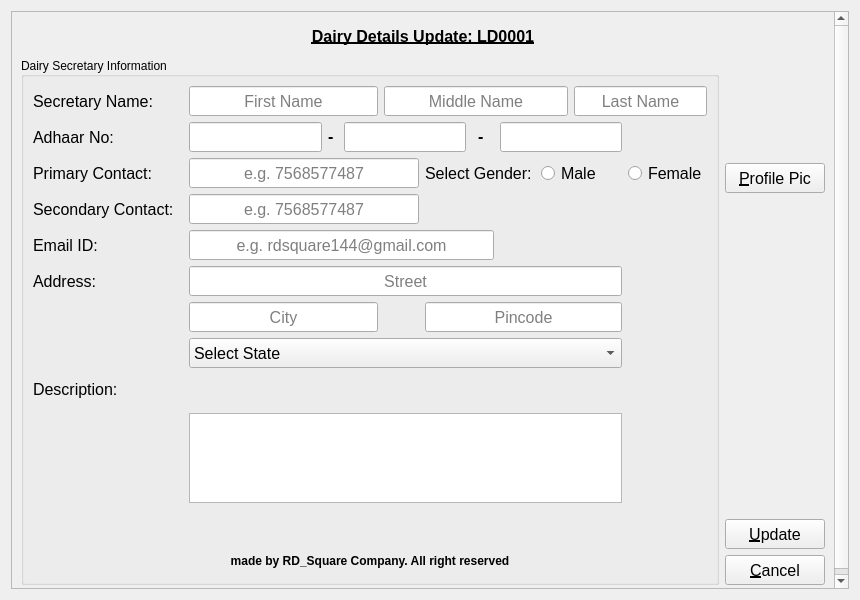
<?xml version="1.0" encoding="UTF-8"?>
<ui version="4.0">
 <class>OwnerUpdate</class>
 <widget class="QWidget" name="OwnerUpdate">
  <property name="geometry">
   <rect>
    <x>0</x>
    <y>0</y>
    <width>860</width>
    <height>600</height>
   </rect>
  </property>
  <property name="sizePolicy">
   <sizepolicy hsizetype="Fixed" vsizetype="Fixed">
    <horstretch>0</horstretch>
    <verstretch>0</verstretch>
   </sizepolicy>
  </property>
  <property name="minimumSize">
   <size>
    <width>860</width>
    <height>600</height>
   </size>
  </property>
  <property name="maximumSize">
   <size>
    <width>860</width>
    <height>600</height>
   </size>
  </property>
  <property name="windowTitle">
   <string>Dairy Secretary Details Update</string>
  </property>
  <layout class="QGridLayout" name="gridLayout">
   <item row="0" column="0">
    <widget class="QScrollArea" name="scrollArea">
     <property name="widgetResizable">
      <bool>true</bool>
     </property>
     <widget class="QWidget" name="scrollAreaWidgetContents">
      <property name="geometry">
       <rect>
        <x>0</x>
        <y>0</y>
        <width>840</width>
        <height>580</height>
       </rect>
      </property>
      <layout class="QGridLayout" name="gridLayout_3">
       <item row="0" column="0" colspan="2">
        <widget class="QLabel" name="titleLabel">
         <property name="sizePolicy">
          <sizepolicy hsizetype="Preferred" vsizetype="Fixed">
           <horstretch>0</horstretch>
           <verstretch>0</verstretch>
          </sizepolicy>
         </property>
         <property name="minimumSize">
          <size>
           <width>0</width>
           <height>30</height>
          </size>
         </property>
         <property name="maximumSize">
          <size>
           <width>16777215</width>
           <height>30</height>
          </size>
         </property>
         <property name="font">
          <font>
           <pointsize>12</pointsize>
           <weight>75</weight>
           <bold>true</bold>
           <underline>true</underline>
          </font>
         </property>
         <property name="text">
          <string>Dairy Details Update: LD0001</string>
         </property>
         <property name="alignment">
          <set>Qt::AlignCenter</set>
         </property>
         <property name="wordWrap">
          <bool>true</bool>
         </property>
        </widget>
       </item>
       <item row="1" column="1">
        <widget class="QLabel" name="picLabel">
         <property name="sizePolicy">
          <sizepolicy hsizetype="Fixed" vsizetype="Fixed">
           <horstretch>0</horstretch>
           <verstretch>0</verstretch>
          </sizepolicy>
         </property>
         <property name="minimumSize">
          <size>
           <width>100</width>
           <height>100</height>
          </size>
         </property>
         <property name="maximumSize">
          <size>
           <width>100</width>
           <height>100</height>
          </size>
         </property>
         <property name="cursor">
          <cursorShape>ForbiddenCursor</cursorShape>
         </property>
         <property name="toolTip">
          <string>profile pic of Dairy Secretary</string>
         </property>
         <property name="frameShape">
          <enum>QFrame::NoFrame</enum>
         </property>
         <property name="frameShadow">
          <enum>QFrame::Plain</enum>
         </property>
         <property name="text">
          <string>&lt;html&gt;&lt;head/&gt;&lt;body&gt;&lt;p&gt;&lt;img width=&quot;100&quot; height=&quot;100&quot; src=&quot;:/E:/Qt projects/Milk_Dairy_Software/insert_Images/no_user.png&quot;/&gt;&lt;/p&gt;&lt;/body&gt;&lt;/html&gt;</string>
         </property>
        </widget>
       </item>
       <item row="1" column="0" rowspan="5">
        <widget class="QGroupBox" name="groupBox">
         <property name="font">
          <font>
           <stylestrategy>PreferDefault</stylestrategy>
          </font>
         </property>
         <property name="title">
          <string>Dairy Secretary Information</string>
         </property>
         <property name="alignment">
          <set>Qt::AlignLeading|Qt::AlignLeft|Qt::AlignVCenter</set>
         </property>
         <property name="flat">
          <bool>false</bool>
         </property>
         <layout class="QGridLayout" name="gridLayout_2">
          <item row="0" column="0">
           <widget class="QLabel" name="label_2">
            <property name="sizePolicy">
             <sizepolicy hsizetype="Preferred" vsizetype="Fixed">
              <horstretch>0</horstretch>
              <verstretch>0</verstretch>
             </sizepolicy>
            </property>
            <property name="minimumSize">
             <size>
              <width>150</width>
              <height>30</height>
             </size>
            </property>
            <property name="maximumSize">
             <size>
              <width>16777215</width>
              <height>30</height>
             </size>
            </property>
            <property name="font">
             <font>
              <pointsize>12</pointsize>
             </font>
            </property>
            <property name="text">
             <string>Secretary Name:</string>
            </property>
            <property name="wordWrap">
             <bool>true</bool>
            </property>
           </widget>
          </item>
          <item row="0" column="1" colspan="3">
           <widget class="QLineEdit" name="fNameEdit">
            <property name="sizePolicy">
             <sizepolicy hsizetype="Preferred" vsizetype="Fixed">
              <horstretch>0</horstretch>
              <verstretch>0</verstretch>
             </sizepolicy>
            </property>
            <property name="minimumSize">
             <size>
              <width>0</width>
              <height>30</height>
             </size>
            </property>
            <property name="maximumSize">
             <size>
              <width>16777215</width>
              <height>30</height>
             </size>
            </property>
            <property name="font">
             <font>
              <pointsize>12</pointsize>
             </font>
            </property>
            <property name="cursor">
             <cursorShape>ForbiddenCursor</cursorShape>
            </property>
            <property name="toolTip">
             <string>enter first name of dairy secretary</string>
            </property>
            <property name="alignment">
             <set>Qt::AlignCenter</set>
            </property>
            <property name="placeholderText">
             <string>First Name</string>
            </property>
           </widget>
          </item>
          <item row="0" column="4" colspan="5">
           <widget class="QLineEdit" name="mNameEdit">
            <property name="sizePolicy">
             <sizepolicy hsizetype="Preferred" vsizetype="Fixed">
              <horstretch>0</horstretch>
              <verstretch>0</verstretch>
             </sizepolicy>
            </property>
            <property name="minimumSize">
             <size>
              <width>0</width>
              <height>30</height>
             </size>
            </property>
            <property name="maximumSize">
             <size>
              <width>16777215</width>
              <height>30</height>
             </size>
            </property>
            <property name="font">
             <font>
              <pointsize>12</pointsize>
             </font>
            </property>
            <property name="cursor">
             <cursorShape>ForbiddenCursor</cursorShape>
            </property>
            <property name="toolTip">
             <string>enter middle name of dairy secretary</string>
            </property>
            <property name="alignment">
             <set>Qt::AlignCenter</set>
            </property>
            <property name="placeholderText">
             <string>Middle Name</string>
            </property>
           </widget>
          </item>
          <item row="0" column="9" colspan="2">
           <widget class="QLineEdit" name="lNameEdit">
            <property name="sizePolicy">
             <sizepolicy hsizetype="Preferred" vsizetype="Fixed">
              <horstretch>0</horstretch>
              <verstretch>0</verstretch>
             </sizepolicy>
            </property>
            <property name="minimumSize">
             <size>
              <width>0</width>
              <height>30</height>
             </size>
            </property>
            <property name="maximumSize">
             <size>
              <width>16777215</width>
              <height>30</height>
             </size>
            </property>
            <property name="font">
             <font>
              <pointsize>12</pointsize>
             </font>
            </property>
            <property name="cursor">
             <cursorShape>ForbiddenCursor</cursorShape>
            </property>
            <property name="toolTip">
             <string>enter last name of dairy secretary</string>
            </property>
            <property name="alignment">
             <set>Qt::AlignCenter</set>
            </property>
            <property name="placeholderText">
             <string>Last Name</string>
            </property>
           </widget>
          </item>
          <item row="1" column="0">
           <widget class="QLabel" name="label_12">
            <property name="sizePolicy">
             <sizepolicy hsizetype="Preferred" vsizetype="Fixed">
              <horstretch>0</horstretch>
              <verstretch>0</verstretch>
             </sizepolicy>
            </property>
            <property name="minimumSize">
             <size>
              <width>150</width>
              <height>30</height>
             </size>
            </property>
            <property name="maximumSize">
             <size>
              <width>16777215</width>
              <height>30</height>
             </size>
            </property>
            <property name="font">
             <font>
              <pointsize>12</pointsize>
             </font>
            </property>
            <property name="text">
             <string>Adhaar No:</string>
            </property>
            <property name="wordWrap">
             <bool>true</bool>
            </property>
           </widget>
          </item>
          <item row="1" column="1">
           <widget class="QLineEdit" name="ad1Edit">
            <property name="sizePolicy">
             <sizepolicy hsizetype="Preferred" vsizetype="Fixed">
              <horstretch>0</horstretch>
              <verstretch>0</verstretch>
             </sizepolicy>
            </property>
            <property name="minimumSize">
             <size>
              <width>0</width>
              <height>30</height>
             </size>
            </property>
            <property name="maximumSize">
             <size>
              <width>16777215</width>
              <height>30</height>
             </size>
            </property>
            <property name="font">
             <font>
              <pointsize>12</pointsize>
             </font>
            </property>
            <property name="cursor">
             <cursorShape>ForbiddenCursor</cursorShape>
            </property>
            <property name="toolTip">
             <string>enter adhaar no of dairy secretary</string>
            </property>
            <property name="alignment">
             <set>Qt::AlignCenter</set>
            </property>
            <property name="placeholderText">
             <string/>
            </property>
           </widget>
          </item>
          <item row="1" column="2">
           <widget class="QLabel" name="label_20">
            <property name="sizePolicy">
             <sizepolicy hsizetype="Preferred" vsizetype="Fixed">
              <horstretch>0</horstretch>
              <verstretch>0</verstretch>
             </sizepolicy>
            </property>
            <property name="minimumSize">
             <size>
              <width>0</width>
              <height>30</height>
             </size>
            </property>
            <property name="maximumSize">
             <size>
              <width>16777215</width>
              <height>30</height>
             </size>
            </property>
            <property name="font">
             <font>
              <pointsize>12</pointsize>
             </font>
            </property>
            <property name="text">
             <string>&lt;html&gt;&lt;center&gt;&lt;b&gt; - &lt;/b&gt;&lt;/center&gt;&lt;/html&gt;</string>
            </property>
           </widget>
          </item>
          <item row="1" column="3" colspan="3">
           <widget class="QLineEdit" name="ad2Edit">
            <property name="sizePolicy">
             <sizepolicy hsizetype="Preferred" vsizetype="Fixed">
              <horstretch>0</horstretch>
              <verstretch>0</verstretch>
             </sizepolicy>
            </property>
            <property name="minimumSize">
             <size>
              <width>0</width>
              <height>30</height>
             </size>
            </property>
            <property name="maximumSize">
             <size>
              <width>16777215</width>
              <height>30</height>
             </size>
            </property>
            <property name="font">
             <font>
              <pointsize>12</pointsize>
             </font>
            </property>
            <property name="cursor">
             <cursorShape>ForbiddenCursor</cursorShape>
            </property>
            <property name="toolTip">
             <string>enter adhaar no of dairy secretary</string>
            </property>
            <property name="alignment">
             <set>Qt::AlignCenter</set>
            </property>
            <property name="placeholderText">
             <string/>
            </property>
           </widget>
          </item>
          <item row="1" column="6">
           <widget class="QLabel" name="label_21">
            <property name="sizePolicy">
             <sizepolicy hsizetype="Preferred" vsizetype="Fixed">
              <horstretch>0</horstretch>
              <verstretch>0</verstretch>
             </sizepolicy>
            </property>
            <property name="minimumSize">
             <size>
              <width>0</width>
              <height>30</height>
             </size>
            </property>
            <property name="maximumSize">
             <size>
              <width>16777215</width>
              <height>30</height>
             </size>
            </property>
            <property name="font">
             <font>
              <pointsize>12</pointsize>
             </font>
            </property>
            <property name="text">
             <string>&lt;html&gt;&lt;center&gt;&lt;b&gt; - &lt;/b&gt;&lt;/center&gt;&lt;/html&gt;</string>
            </property>
           </widget>
          </item>
          <item row="1" column="7" colspan="3">
           <widget class="QLineEdit" name="ad3Edit">
            <property name="sizePolicy">
             <sizepolicy hsizetype="Preferred" vsizetype="Fixed">
              <horstretch>0</horstretch>
              <verstretch>0</verstretch>
             </sizepolicy>
            </property>
            <property name="minimumSize">
             <size>
              <width>0</width>
              <height>30</height>
             </size>
            </property>
            <property name="maximumSize">
             <size>
              <width>16777215</width>
              <height>30</height>
             </size>
            </property>
            <property name="font">
             <font>
              <pointsize>12</pointsize>
             </font>
            </property>
            <property name="cursor">
             <cursorShape>ForbiddenCursor</cursorShape>
            </property>
            <property name="toolTip">
             <string>enter adhaar no of dairy secretary</string>
            </property>
            <property name="alignment">
             <set>Qt::AlignCenter</set>
            </property>
            <property name="placeholderText">
             <string/>
            </property>
           </widget>
          </item>
          <item row="2" column="0">
           <widget class="QLabel" name="label_3">
            <property name="sizePolicy">
             <sizepolicy hsizetype="Preferred" vsizetype="Fixed">
              <horstretch>0</horstretch>
              <verstretch>0</verstretch>
             </sizepolicy>
            </property>
            <property name="minimumSize">
             <size>
              <width>150</width>
              <height>30</height>
             </size>
            </property>
            <property name="maximumSize">
             <size>
              <width>16777215</width>
              <height>30</height>
             </size>
            </property>
            <property name="font">
             <font>
              <pointsize>12</pointsize>
             </font>
            </property>
            <property name="text">
             <string>Primary Contact:</string>
            </property>
            <property name="wordWrap">
             <bool>true</bool>
            </property>
           </widget>
          </item>
          <item row="2" column="1" colspan="4">
           <widget class="QLineEdit" name="pEdit">
            <property name="sizePolicy">
             <sizepolicy hsizetype="Preferred" vsizetype="Fixed">
              <horstretch>0</horstretch>
              <verstretch>0</verstretch>
             </sizepolicy>
            </property>
            <property name="minimumSize">
             <size>
              <width>0</width>
              <height>30</height>
             </size>
            </property>
            <property name="maximumSize">
             <size>
              <width>16777215</width>
              <height>30</height>
             </size>
            </property>
            <property name="font">
             <font>
              <pointsize>12</pointsize>
             </font>
            </property>
            <property name="toolTip">
             <string>enter primary contact no</string>
            </property>
            <property name="alignment">
             <set>Qt::AlignCenter</set>
            </property>
            <property name="placeholderText">
             <string>e.g. 7568577487</string>
            </property>
           </widget>
          </item>
          <item row="2" column="5" colspan="3">
           <widget class="QLabel" name="genderLabel">
            <property name="sizePolicy">
             <sizepolicy hsizetype="Preferred" vsizetype="Fixed">
              <horstretch>0</horstretch>
              <verstretch>0</verstretch>
             </sizepolicy>
            </property>
            <property name="minimumSize">
             <size>
              <width>110</width>
              <height>30</height>
             </size>
            </property>
            <property name="maximumSize">
             <size>
              <width>16777215</width>
              <height>30</height>
             </size>
            </property>
            <property name="font">
             <font>
              <pointsize>12</pointsize>
             </font>
            </property>
            <property name="toolTip">
             <string>select gender</string>
            </property>
            <property name="text">
             <string>Select Gender:</string>
            </property>
            <property name="wordWrap">
             <bool>true</bool>
            </property>
           </widget>
          </item>
          <item row="2" column="8" colspan="2">
           <widget class="QRadioButton" name="maleButton">
            <property name="sizePolicy">
             <sizepolicy hsizetype="Preferred" vsizetype="Fixed">
              <horstretch>0</horstretch>
              <verstretch>0</verstretch>
             </sizepolicy>
            </property>
            <property name="minimumSize">
             <size>
              <width>0</width>
              <height>30</height>
             </size>
            </property>
            <property name="maximumSize">
             <size>
              <width>16777215</width>
              <height>30</height>
             </size>
            </property>
            <property name="font">
             <font>
              <pointsize>12</pointsize>
             </font>
            </property>
            <property name="cursor">
             <cursorShape>PointingHandCursor</cursorShape>
            </property>
            <property name="toolTip">
             <string>male</string>
            </property>
            <property name="text">
             <string>Male</string>
            </property>
           </widget>
          </item>
          <item row="2" column="10">
           <widget class="QRadioButton" name="femalebutton">
            <property name="sizePolicy">
             <sizepolicy hsizetype="Preferred" vsizetype="Fixed">
              <horstretch>0</horstretch>
              <verstretch>0</verstretch>
             </sizepolicy>
            </property>
            <property name="minimumSize">
             <size>
              <width>0</width>
              <height>30</height>
             </size>
            </property>
            <property name="maximumSize">
             <size>
              <width>16777215</width>
              <height>30</height>
             </size>
            </property>
            <property name="font">
             <font>
              <pointsize>12</pointsize>
             </font>
            </property>
            <property name="cursor">
             <cursorShape>PointingHandCursor</cursorShape>
            </property>
            <property name="toolTip">
             <string>female</string>
            </property>
            <property name="text">
             <string>Female</string>
            </property>
           </widget>
          </item>
          <item row="3" column="0">
           <widget class="QLabel" name="label_4">
            <property name="sizePolicy">
             <sizepolicy hsizetype="Preferred" vsizetype="Fixed">
              <horstretch>0</horstretch>
              <verstretch>0</verstretch>
             </sizepolicy>
            </property>
            <property name="minimumSize">
             <size>
              <width>150</width>
              <height>30</height>
             </size>
            </property>
            <property name="maximumSize">
             <size>
              <width>16777215</width>
              <height>30</height>
             </size>
            </property>
            <property name="font">
             <font>
              <pointsize>12</pointsize>
             </font>
            </property>
            <property name="text">
             <string>Secondary Contact:</string>
            </property>
            <property name="wordWrap">
             <bool>true</bool>
            </property>
           </widget>
          </item>
          <item row="3" column="1" colspan="4">
           <widget class="QLineEdit" name="cEdit">
            <property name="sizePolicy">
             <sizepolicy hsizetype="Preferred" vsizetype="Fixed">
              <horstretch>0</horstretch>
              <verstretch>0</verstretch>
             </sizepolicy>
            </property>
            <property name="minimumSize">
             <size>
              <width>0</width>
              <height>30</height>
             </size>
            </property>
            <property name="maximumSize">
             <size>
              <width>16777215</width>
              <height>30</height>
             </size>
            </property>
            <property name="font">
             <font>
              <pointsize>12</pointsize>
             </font>
            </property>
            <property name="toolTip">
             <string>enter secondary mobile no</string>
            </property>
            <property name="alignment">
             <set>Qt::AlignCenter</set>
            </property>
            <property name="placeholderText">
             <string>e.g. 7568577487</string>
            </property>
           </widget>
          </item>
          <item row="4" column="0">
           <widget class="QLabel" name="emailLabel">
            <property name="sizePolicy">
             <sizepolicy hsizetype="Preferred" vsizetype="Fixed">
              <horstretch>0</horstretch>
              <verstretch>0</verstretch>
             </sizepolicy>
            </property>
            <property name="minimumSize">
             <size>
              <width>150</width>
              <height>30</height>
             </size>
            </property>
            <property name="maximumSize">
             <size>
              <width>16777215</width>
              <height>30</height>
             </size>
            </property>
            <property name="font">
             <font>
              <pointsize>12</pointsize>
             </font>
            </property>
            <property name="text">
             <string>Email ID:</string>
            </property>
            <property name="wordWrap">
             <bool>true</bool>
            </property>
           </widget>
          </item>
          <item row="4" column="1" colspan="6">
           <widget class="QLineEdit" name="emailEdit">
            <property name="sizePolicy">
             <sizepolicy hsizetype="Preferred" vsizetype="Fixed">
              <horstretch>0</horstretch>
              <verstretch>0</verstretch>
             </sizepolicy>
            </property>
            <property name="minimumSize">
             <size>
              <width>0</width>
              <height>30</height>
             </size>
            </property>
            <property name="maximumSize">
             <size>
              <width>16777215</width>
              <height>30</height>
             </size>
            </property>
            <property name="font">
             <font>
              <pointsize>12</pointsize>
             </font>
            </property>
            <property name="toolTip">
             <string>enter personal email id</string>
            </property>
            <property name="alignment">
             <set>Qt::AlignCenter</set>
            </property>
            <property name="placeholderText">
             <string>e.g. rdsquare144@gmail.com</string>
            </property>
           </widget>
          </item>
          <item row="5" column="0">
           <widget class="QLabel" name="label_5">
            <property name="sizePolicy">
             <sizepolicy hsizetype="Preferred" vsizetype="Fixed">
              <horstretch>0</horstretch>
              <verstretch>0</verstretch>
             </sizepolicy>
            </property>
            <property name="minimumSize">
             <size>
              <width>150</width>
              <height>30</height>
             </size>
            </property>
            <property name="maximumSize">
             <size>
              <width>16777215</width>
              <height>30</height>
             </size>
            </property>
            <property name="font">
             <font>
              <pointsize>12</pointsize>
             </font>
            </property>
            <property name="text">
             <string>Address:</string>
            </property>
            <property name="wordWrap">
             <bool>true</bool>
            </property>
           </widget>
          </item>
          <item row="5" column="1" colspan="9">
           <widget class="QLineEdit" name="streetEdit">
            <property name="sizePolicy">
             <sizepolicy hsizetype="Preferred" vsizetype="Fixed">
              <horstretch>0</horstretch>
              <verstretch>0</verstretch>
             </sizepolicy>
            </property>
            <property name="minimumSize">
             <size>
              <width>0</width>
              <height>30</height>
             </size>
            </property>
            <property name="maximumSize">
             <size>
              <width>16777215</width>
              <height>30</height>
             </size>
            </property>
            <property name="font">
             <font>
              <pointsize>12</pointsize>
             </font>
            </property>
            <property name="toolTip">
             <string>enter address of dairy</string>
            </property>
            <property name="alignment">
             <set>Qt::AlignCenter</set>
            </property>
            <property name="placeholderText">
             <string>Street</string>
            </property>
           </widget>
          </item>
          <item row="6" column="1" colspan="3">
           <widget class="QLineEdit" name="cityEdit">
            <property name="sizePolicy">
             <sizepolicy hsizetype="Preferred" vsizetype="Fixed">
              <horstretch>0</horstretch>
              <verstretch>0</verstretch>
             </sizepolicy>
            </property>
            <property name="minimumSize">
             <size>
              <width>0</width>
              <height>30</height>
             </size>
            </property>
            <property name="maximumSize">
             <size>
              <width>16777215</width>
              <height>30</height>
             </size>
            </property>
            <property name="font">
             <font>
              <pointsize>12</pointsize>
             </font>
            </property>
            <property name="toolTip">
             <string>enter city</string>
            </property>
            <property name="alignment">
             <set>Qt::AlignCenter</set>
            </property>
            <property name="placeholderText">
             <string>City</string>
            </property>
           </widget>
          </item>
          <item row="6" column="5" colspan="5">
           <widget class="QLineEdit" name="pincodeEdit">
            <property name="sizePolicy">
             <sizepolicy hsizetype="Preferred" vsizetype="Fixed">
              <horstretch>0</horstretch>
              <verstretch>0</verstretch>
             </sizepolicy>
            </property>
            <property name="minimumSize">
             <size>
              <width>0</width>
              <height>30</height>
             </size>
            </property>
            <property name="maximumSize">
             <size>
              <width>16777215</width>
              <height>30</height>
             </size>
            </property>
            <property name="font">
             <font>
              <pointsize>12</pointsize>
             </font>
            </property>
            <property name="toolTip">
             <string>enter pincode</string>
            </property>
            <property name="alignment">
             <set>Qt::AlignCenter</set>
            </property>
            <property name="placeholderText">
             <string>Pincode</string>
            </property>
           </widget>
          </item>
          <item row="8" column="0">
           <widget class="QLabel" name="label_13">
            <property name="sizePolicy">
             <sizepolicy hsizetype="Preferred" vsizetype="Fixed">
              <horstretch>0</horstretch>
              <verstretch>0</verstretch>
             </sizepolicy>
            </property>
            <property name="minimumSize">
             <size>
              <width>150</width>
              <height>30</height>
             </size>
            </property>
            <property name="maximumSize">
             <size>
              <width>16777215</width>
              <height>30</height>
             </size>
            </property>
            <property name="font">
             <font>
              <pointsize>12</pointsize>
             </font>
            </property>
            <property name="text">
             <string>Description:</string>
            </property>
            <property name="wordWrap">
             <bool>true</bool>
            </property>
           </widget>
          </item>
          <item row="8" column="1" rowspan="2" colspan="9">
           <widget class="QTextEdit" name="descEdit">
            <property name="sizePolicy">
             <sizepolicy hsizetype="Preferred" vsizetype="Fixed">
              <horstretch>0</horstretch>
              <verstretch>0</verstretch>
             </sizepolicy>
            </property>
            <property name="minimumSize">
             <size>
              <width>0</width>
              <height>90</height>
             </size>
            </property>
            <property name="maximumSize">
             <size>
              <width>16777215</width>
              <height>90</height>
             </size>
            </property>
            <property name="font">
             <font>
              <pointsize>12</pointsize>
             </font>
            </property>
            <property name="toolTip">
             <string>write short description about dairy secretary in about 500 words</string>
            </property>
           </widget>
          </item>
          <item row="9" column="0">
           <spacer name="verticalSpacer">
            <property name="orientation">
             <enum>Qt::Vertical</enum>
            </property>
            <property name="sizeHint" stdset="0">
             <size>
              <width>20</width>
              <height>132</height>
             </size>
            </property>
           </spacer>
          </item>
          <item row="10" column="0" colspan="11">
           <widget class="QLabel" name="label_14">
            <property name="sizePolicy">
             <sizepolicy hsizetype="Preferred" vsizetype="Fixed">
              <horstretch>0</horstretch>
              <verstretch>0</verstretch>
             </sizepolicy>
            </property>
            <property name="minimumSize">
             <size>
              <width>0</width>
              <height>25</height>
             </size>
            </property>
            <property name="maximumSize">
             <size>
              <width>16777215</width>
              <height>25</height>
             </size>
            </property>
            <property name="font">
             <font>
              <pointsize>9</pointsize>
              <weight>75</weight>
              <bold>true</bold>
             </font>
            </property>
            <property name="text">
             <string>made by RD_Square Company. All right reserved</string>
            </property>
            <property name="alignment">
             <set>Qt::AlignCenter</set>
            </property>
            <property name="wordWrap">
             <bool>true</bool>
            </property>
           </widget>
          </item>
          <item row="7" column="1" colspan="9">
           <widget class="QComboBox" name="stateBox">
            <property name="minimumSize">
             <size>
              <width>0</width>
              <height>30</height>
             </size>
            </property>
            <property name="maximumSize">
             <size>
              <width>16777215</width>
              <height>30</height>
             </size>
            </property>
            <property name="font">
             <font>
              <pointsize>12</pointsize>
             </font>
            </property>
            <property name="cursor">
             <cursorShape>PointingHandCursor</cursorShape>
            </property>
            <property name="toolTip">
             <string>select state</string>
            </property>
            <item>
             <property name="text">
              <string>Select State</string>
             </property>
            </item>
            <item>
             <property name="text">
              <string>Andhra Pradesh</string>
             </property>
            </item>
            <item>
             <property name="text">
              <string>Arunachal Pradesh</string>
             </property>
            </item>
            <item>
             <property name="text">
              <string>Assam</string>
             </property>
            </item>
            <item>
             <property name="text">
              <string>Bihar</string>
             </property>
            </item>
            <item>
             <property name="text">
              <string>Chhattisgarh</string>
             </property>
            </item>
            <item>
             <property name="text">
              <string>Goa</string>
             </property>
            </item>
            <item>
             <property name="text">
              <string>Gujarat</string>
             </property>
            </item>
            <item>
             <property name="text">
              <string>Haryana</string>
             </property>
            </item>
            <item>
             <property name="text">
              <string>Himachal Pradesh</string>
             </property>
            </item>
            <item>
             <property name="text">
              <string>Jammu &amp; Kashmir</string>
             </property>
            </item>
            <item>
             <property name="text">
              <string>Jharkhand</string>
             </property>
            </item>
            <item>
             <property name="text">
              <string>Karnataka</string>
             </property>
            </item>
            <item>
             <property name="text">
              <string>Kerala</string>
             </property>
            </item>
            <item>
             <property name="text">
              <string>Madhya Pradesh</string>
             </property>
            </item>
            <item>
             <property name="text">
              <string>Maharashtra</string>
             </property>
            </item>
            <item>
             <property name="text">
              <string>Manipur</string>
             </property>
            </item>
            <item>
             <property name="text">
              <string>Meghalaya</string>
             </property>
            </item>
            <item>
             <property name="text">
              <string>Mizoram</string>
             </property>
            </item>
            <item>
             <property name="text">
              <string>Nagaland</string>
             </property>
            </item>
            <item>
             <property name="text">
              <string>Odisha</string>
             </property>
            </item>
            <item>
             <property name="text">
              <string>Punjab</string>
             </property>
            </item>
            <item>
             <property name="text">
              <string>Rajasthan</string>
             </property>
            </item>
            <item>
             <property name="text">
              <string>Sikkim</string>
             </property>
            </item>
            <item>
             <property name="text">
              <string>Tamil Nadu</string>
             </property>
            </item>
            <item>
             <property name="text">
              <string>Telangana</string>
             </property>
            </item>
            <item>
             <property name="text">
              <string>Tripura</string>
             </property>
            </item>
            <item>
             <property name="text">
              <string>Uttarakhand</string>
             </property>
            </item>
            <item>
             <property name="text">
              <string>Uttar Pradesh</string>
             </property>
            </item>
            <item>
             <property name="text">
              <string>West Bengal</string>
             </property>
            </item>
           </widget>
          </item>
         </layout>
        </widget>
       </item>
       <item row="5" column="1">
        <widget class="QPushButton" name="cancelButton">
         <property name="sizePolicy">
          <sizepolicy hsizetype="Preferred" vsizetype="Fixed">
           <horstretch>0</horstretch>
           <verstretch>0</verstretch>
          </sizepolicy>
         </property>
         <property name="minimumSize">
          <size>
           <width>0</width>
           <height>30</height>
          </size>
         </property>
         <property name="maximumSize">
          <size>
           <width>16777215</width>
           <height>30</height>
          </size>
         </property>
         <property name="font">
          <font>
           <pointsize>12</pointsize>
          </font>
         </property>
         <property name="cursor">
          <cursorShape>PointingHandCursor</cursorShape>
         </property>
         <property name="toolTip">
          <string>cancel all changes</string>
         </property>
         <property name="text">
          <string>&amp;Cancel</string>
         </property>
        </widget>
       </item>
       <item row="4" column="1">
        <widget class="QPushButton" name="updateButton">
         <property name="sizePolicy">
          <sizepolicy hsizetype="Preferred" vsizetype="Fixed">
           <horstretch>0</horstretch>
           <verstretch>0</verstretch>
          </sizepolicy>
         </property>
         <property name="minimumSize">
          <size>
           <width>0</width>
           <height>30</height>
          </size>
         </property>
         <property name="maximumSize">
          <size>
           <width>16777215</width>
           <height>30</height>
          </size>
         </property>
         <property name="font">
          <font>
           <pointsize>12</pointsize>
          </font>
         </property>
         <property name="cursor">
          <cursorShape>PointingHandCursor</cursorShape>
         </property>
         <property name="toolTip">
          <string>update dairy secretary details</string>
         </property>
         <property name="text">
          <string>&amp;Update</string>
         </property>
        </widget>
       </item>
       <item row="2" column="1">
        <widget class="QPushButton" name="picButton">
         <property name="sizePolicy">
          <sizepolicy hsizetype="Preferred" vsizetype="Fixed">
           <horstretch>0</horstretch>
           <verstretch>0</verstretch>
          </sizepolicy>
         </property>
         <property name="minimumSize">
          <size>
           <width>0</width>
           <height>30</height>
          </size>
         </property>
         <property name="maximumSize">
          <size>
           <width>16777215</width>
           <height>30</height>
          </size>
         </property>
         <property name="font">
          <font>
           <pointsize>12</pointsize>
          </font>
         </property>
         <property name="cursor">
          <cursorShape>PointingHandCursor</cursorShape>
         </property>
         <property name="toolTip">
          <string>upload profile pic of Dairy Secretary</string>
         </property>
         <property name="text">
          <string>&amp;Profile Pic</string>
         </property>
        </widget>
       </item>
      </layout>
     </widget>
    </widget>
   </item>
  </layout>
 </widget>
 <resources>
  <include location="../Milk_Dairy_Software/insert_cust_images.qrc"/>
 </resources>
 <connections/>
</ui>
